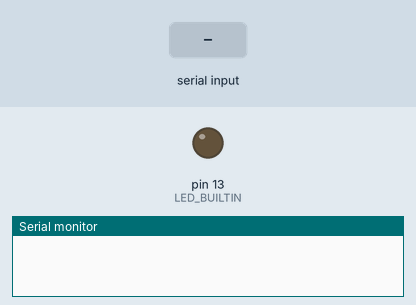
Recording of a sketch running on a simulated Arduino Uno, built with avr-gcc and run on an emulated ATmega328P. Parts: output pins drawn as LEDs (lit = HIGH), the last lines printed to the serial monitor. Dashed ring = blinking. Inputs (shaded band) come from the test bench.

Above: at 1.2 s.
1.3 s: "FLASH 90\n" received over Serial
At 1.5 s:
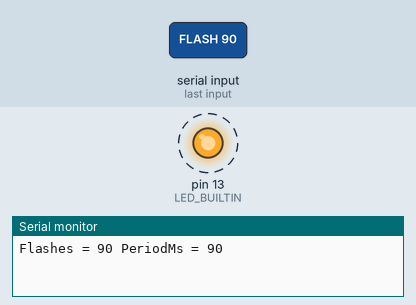
Timing chart, 0 to 10.3 s (numbered marks = the images above; inputs shaded):
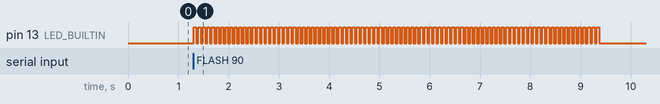

The sketch:

Exam1Arduino.ino
```cpp
// Arduino Code for Robotics Exam 1
String inputString = "";
bool isStringComplete = false;

void setup() {
  Serial.begin(9600);
  inputString.reserve(200);
  pinMode(LED_BUILTIN, OUTPUT);
}

void loop() {
  if (isStringComplete) {
    if (inputString.equals("LED ON")) {
      Serial.println("LED On");
      digitalWrite(LED_BUILTIN, HIGH);
    } else if (inputString.equals("LED OFF")) {
      Serial.println("LED Off");
      digitalWrite(LED_BUILTIN, LOW);
    } else if (inputString.startsWith("FLASH ")) {
      String args = inputString.substring(6);
      int spaceIndex = args.indexOf(" ");
      int numFlashes = args.substring(0, spaceIndex).toInt();
      int periodMs = args.substring(spaceIndex + 1).toInt();
      Serial.print("Flashes = ");
      Serial.print(numFlashes);
      Serial.print(" PeriodMs = ");
      Serial.println(periodMs);
      for (int i = 0; i < numFlashes; i++) {
        digitalWrite(LED_BUILTIN, HIGH);
        delay(periodMs / 2);
        digitalWrite(LED_BUILTIN, LOW);
        delay(periodMs / 2);
      }
    } else {
      Serial.print("Unknown command --> ");
      Serial.println(inputString);
    }
    inputString = "";
    isStringComplete = false;
  }
}

void serialEvent() {
  while (Serial.available()) {
    char inChar = (char)Serial.read();
    if (inChar == '\n') {
      isStringComplete = true;
    } else {
      inputString += inChar;
    }
  }
}
```

Measured:
- after the input at 1.3 s, pin 13 (LED_BUILTIN): alternates HIGH for 0.05 s and LOW for 0.05 s, 180 changes in all, then stays LOW, starting at once
